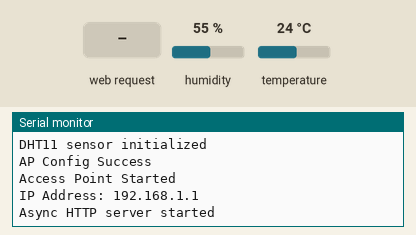
The sketch below on a simulated ESP32. Parts: the last lines printed to the serial monitor. Inputs (shaded band) come from the test bench; at power-on: humidity 55 %, temperature 24 °C.

Above: at 1.2 s.
1.3 s: HTTP request GET / received
At 2.5 s:
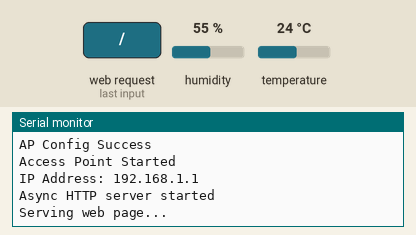
2.8 s: HTTP request GET /sensor received
At 3.3 s:
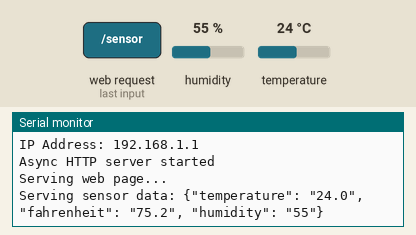

The sketch:

dht11-web-page.ino
```cpp
// ========================================================================================
// Read values from a DHT11 sensor and display them on a web page
// This server works asynchronously
// Created on 17 October 2024
// Created by Lucas Fernando (https://www.youtube.com/@lucasfernandochannel)
// You are free to use this code the way you want
// ========================================================================================

#include <WiFi.h>
#include <AsyncTCP.h>
#include <ESPAsyncWebServer.h>
#include <DHT.h>

// Replace with your network credentials
const char* ssid = "ESP32_DHT11";
const char* password = "esp32project";

// DHT11
#define DHTPIN 25  // Pin where the DHT11 is connected
#define DHTTYPE DHT11  // DHT 11
DHT dht(DHTPIN, DHTTYPE);

// Create an instance of the Async web server on port 80
AsyncWebServer server(80);

// IP Address configuration
IPAddress local_IP(192, 168, 1, 1);
IPAddress gateway(192, 168, 1, 1);  // Gateway is the same as the local IP in soft AP mode
IPAddress subnet(255, 255, 255, 0);  // Subnet mask

String readDHTTemperature() {
  float t = dht.readTemperature();
  if (isnan(t)) {
    Serial.println("Failed to read temperature");
    return "--";
  }
  return String(t, 1);  // One decimal place
}

String readDHTHumidity() {
  float h = dht.readHumidity();
  if (isnan(h)) {
    Serial.println("Failed to read humidity");
    return "--";
  }
  return String((int)h);  // No decimal places
}

float celsiusToFahrenheit(float celsius) {
  return (celsius * 9.0 / 5.0) + 32.0;
}

String createWebPage() {
  String html = "<!DOCTYPE html>";
  html += "<html>";
  html += "<head>";
  html += "<meta charset='UTF-8'>";
  html += "<meta name='viewport' content='width=device-width, initial-scale=1'>";
  html += "<title>ESP32 Web Server</title>";

  // Custom CSS
  html += "<style>";
  html += "body { background-color: #f8f9fa; display: flex; align-items: center; justify-content: center; height: 100vh; padding: 0 15px; margin: 0; font-family: Arial, sans-serif; }";
  html += "h1 { color: #343a40; }";
  html += ".container { text-align: center; }";
  html += ".temperature { color: #dc3545; font-size: 3rem; }";  // Bootstrap danger color
  html += ".humidity { color: #17a2b8; font-size: 3rem; }";  // Bootstrap info color
  html += "p { font-size: 1.25rem; color: #6c757d; }"; // Bootstrap muted color
  html += "</style>";

  // Add JavaScript for AJAX
  html += "<script>";
  html += "function updateSensorData() {";
  html += "  fetch('/sensor').then(response => response.json()).then(data => {";
  html += "    document.getElementById('temperature').innerHTML = data.temperature + '°C | ' + data.fahrenheit + '°F';";
  html += "    document.getElementById('humidity').innerHTML = data.humidity + '%';";
  html += "  }).catch(error => console.log('Error fetching sensor data:', error));"; // Catch any fetch errors
  html += "}";
  html += "setInterval(updateSensorData, 5000);";  // Update every 5 seconds
  html += "</script>";

  html += "</head>";
  html += "<body onload='updateSensorData()'>";
  html += "<div class='container'>";
  html += "<h1>DHT11 Sensor Data</h1>";
  html += "<div class='my-4'>";
  html += "<h2 class='temperature' id='temperature'>Loading...</h2>"; // Placeholder while loading
  html += "<h2 class='humidity' id='humidity'>Loading...</h2>";
  html += "</div>";
  html += "<p>This project code is available on <a href='https://github.com/lucasfernandoprojects/esp32-web-server/tree/main' target='_blank'>GitHub</a></p>";
  html += "</div>";
  html += "</body>";
  html += "</html>";

  return html;
}

void setup() {
  // Serial communication for debugging
  Serial.begin(115200);

  // Initialize the DHT11 sensor
  dht.begin();
  Serial.println("DHT11 sensor initialized");

  // Set up the soft AP with specific IP configuration
  if (!WiFi.softAPConfig(local_IP, gateway, subnet)) {
    Serial.println("AP Config Failed!");
  } else {
    Serial.println("AP Config Success");
  }

  // Setting ESP32 as Soft Access Point
  WiFi.softAP(ssid, password);

  Serial.println("Access Point Started");
  Serial.print("IP Address: ");
  Serial.println(WiFi.softAPIP());

  // Define the route for the web page
  server.on("/", HTTP_GET, [](AsyncWebServerRequest *request){
    Serial.println("Serving web page...");
    request->send(200, "text/html", createWebPage());
  });

  // Define the route to get sensor data
  server.on("/sensor", HTTP_GET, [](AsyncWebServerRequest *request){
    String temp = readDHTTemperature();
    String hum = readDHTHumidity();
    float celsius = temp.toFloat();
    float fahrenheit = celsiusToFahrenheit(celsius);

    String jsonResponse = "{\"temperature\": \"" + temp + "\", ";
    jsonResponse += "\"fahrenheit\": \"" + String(fahrenheit, 1) + "\", ";
    jsonResponse += "\"humidity\": \"" + hum + "\"}";

    Serial.println("Serving sensor data: " + jsonResponse);
    request->send(200, "application/json", jsonResponse);
  });

  // Start the server
  server.begin();
  Serial.println("Async HTTP server started");
}

void loop() {
  // No need to handle client manually in asynchronous mode
}
```

Measured:
- after the input at 1.3 s, the serial monitor: prints a new line at once (image 1)
- after the input at 2.8 s, the serial monitor: prints a new line at once (image 2)
